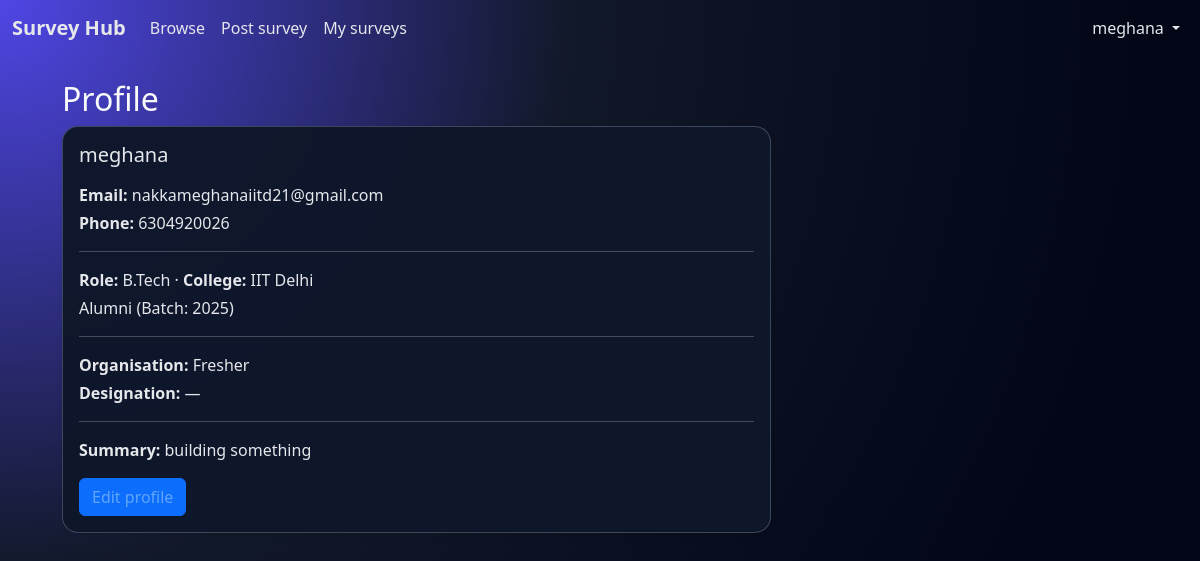
The app's page /profile (signed in) with its own data.
### app.py (models this page shows)
class User(db.Model, UserMixin):
    id = db.Column(db.Integer, primary_key=True)
    name = db.Column(db.String(120), nullable=False)
    email = db.Column(db.String(120), unique=True, nullable=False)
    password_hash = db.Column(db.String(128), nullable=False)
    college = db.Column(db.String(120), nullable=True)
    role = db.Column(db.String(50), nullable=True)
    created_at = db.Column(db.DateTime, default=datetime.utcnow)
    surveys = db.relationship('Survey', backref='creator', lazy=True)
    phone = db.Column(db.String(20), nullable=True)
    is_alumni = db.Column(db.Boolean, default=False)
    batch_year = db.Column(db.String(20), nullable=True)
    summary = db.Column(db.Text, nullable=True)
    organisation = db.Column(db.String(150), nullable=True)
    designation = db.Column(db.String(150), nullable=True)

### app.py (the view)
@app.route('/profile')
@login_required
def profile():
    return render_template('profile.html')

### app.py (called while the page is built)
@login_manager.user_loader
def load_user(user_id):
    return User.query.get(int(user_id))

### templates/profile.html
{% extends "base.html" %}
{% block content %}
<h2>Profile</h2>
<div class="row">
    <div class="col-lg-8">
        <div class="card shadow-sm">
            <div class="card-body">
                <h5 class="card-title mb-3">{{ current_user.name }}</h5>
                <p class="mb-1"><strong>Email:</strong> {{ current_user.email }}</p>
                {% if current_user.phone %}
                <p class="mb-1"><strong>Phone:</strong> {{ current_user.phone }}</p>
                {% endif %}
                {% if current_user.college or current_user.role %}
                <hr>
                <p class="mb-1">
                    {% if current_user.role %}<strong>Role:</strong> {{ current_user.role }}{% endif %}
                    {% if current_user.role and current_user.college %} · {% endif %}
                    {% if current_user.college %}<strong>College:</strong> {{ current_user.college }}{% endif %}
                </p>
                {% if current_user.is_alumni or current_user.batch_year %}
                <p class="mb-1">
                    {% if current_user.is_alumni %}Alumni{% endif %}
                    {% if current_user.batch_year %} (Batch: {{ current_user.batch_year }}){% endif %}
                </p>
                {% endif %}
                {% endif %}
                {% if current_user.organisation or current_user.designation %}
                <hr>
                <p class="mb-1"><strong>Organisation:</strong> {{ current_user.organisation or '—' }}</p>
                <p class="mb-1"><strong>Designation:</strong> {{ current_user.designation or '—' }}</p>
                {% endif %}
                {% if current_user.summary %}
                <hr>
                <p class="mb-0"><strong>Summary:</strong> {{ current_user.summary }}</p>
                {% endif %}
                <div class="mt-3">
                    <a href="{{ url_for('edit_profile') }}" class="btn btn-primary">Edit profile</a>
                </div>
            </div>
        </div>
    </div>
</div>
{% endblock %}

### templates/base.html (shortened to what this page needs)
<!DOCTYPE html>
<html lang="en">
<head>
    <link href="https://cdn.jsdelivr.net/npm/bootstrap@5.3.3/dist/css/bootstrap.min.css" rel="stylesheet">
    <link rel="stylesheet" href="{{ url_for('static', filename='styles.css') }}">
</head>
<body class="bg-light">
<nav class="navbar navbar-expand-lg navbar-dark bg-dark">
  <div class="container-fluid">
    <a class="navbar-brand" href="{{ url_for('home') }}">Survey Hub</a>
    <div class="collapse navbar-collapse" id="navbarNav">
      <ul class="navbar-nav me-auto mb-2 mb-lg-0">
        <li class="nav-item">
          <a class="nav-link" href="{{ url_for('browse') }}">Browse</a>
        </li>
        {% if current_user.is_authenticated %}
        <li class="nav-item">
          <a class="nav-link" href="{{ url_for('create_survey') }}">Post survey</a>
        </li>
        <li class="nav-item">
          <a class="nav-link" href="{{ url_for('my_surveys') }}">My surveys</a>
        </li>
        {% endif %}
      </ul>
      <ul class="navbar-nav mb-2 mb-lg-0">
        {% if current_user.is_authenticated %}
        <li class="nav-item dropdown">
          <a class="nav-link dropdown-toggle" href="#" id="userDropdown" role="button"
             data-bs-toggle="dropdown" aria-expanded="false">
            {{ current_user.name or 'Account' }}
          </a>
        </li>
        {% endif %}
      </ul>
    </div>
  </div>
</nav>
<div class="container my-4">
  {% block content %}{% endblock %}
</div>
</body>
</html>

### static/styles.css (style rules this page uses)
:root { color-scheme: light; --bg: #f6f7fb; --surface: #ffffff; --text: #1f2937; --muted: #6b7280; --brand: #2563eb; --border: #e5e7eb; }
* { box-sizing: border-box; }
body { margin: 0; font-family: Inter, system-ui, -apple-system, BlinkMacSystemFont, "Segoe UI", sans-serif; background: var(--bg); color: var(--text); }
.container { width: min(1100px, calc(100% - 2rem)); margin: 0 auto; }
body { background-color: #f5f5f7; }
.navbar-brand { font-weight: 600; }
html, body { height: 100%; margin: 0; }
body { background: radial-gradient(circle at top left, #4f46e5 0, #111827 40%, #020617 80%); color: #f9fafb; font-family: system-ui, -apple-system, BlinkMacSystemFont, "Inter", "Segoe UI", sans-serif; }
.navbar { background-color: transparent !important; }
.navbar .nav-link, .navbar-brand { color: #e5e7eb !important; }
.card { background-color: rgba(15, 23, 42, 0.98); color: #e5e7eb; border-radius: 1rem; border: 1px solid rgba(148, 163, 184, 0.35); }
.card a { color: #60a5fa; }

### records on screen
User: name "meghana", email "nakkameghanaiitd21@gmail.com", phone "6304920026", role "B.Tech", college "IIT Delhi", batch_year "2025", organisation "Fresher", designation "—", summary "building something"
